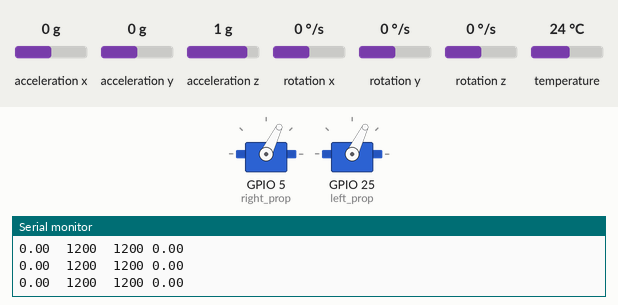
Recording of a sketch running on a simulated ESP32. On the bench: 2 × servo, the last lines printed to the serial monitor. Inputs (shaded band) come from the test bench; at power-on: acceleration x 0 g, acceleration z 1 g, acceleration y 0 g, rotation x 0 °/s, rotation y 0 °/s, rotation z 0 °/s, temperature 24 °C.

Above: at 8.2 s.
8.3 s: acceleration x set to -1.4 g
At 9.3 s:
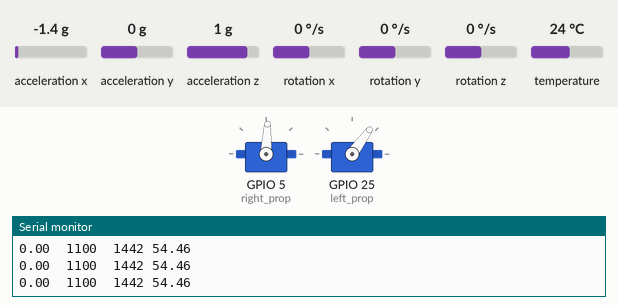
9.8 s: acceleration z set to 0 g
At 10.4 s:
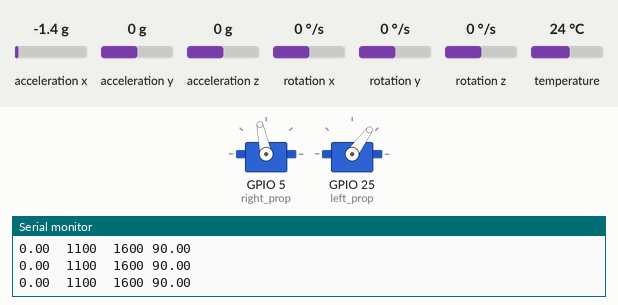
11.3 s: acceleration x set to 0.8 g
At 12.5 s:
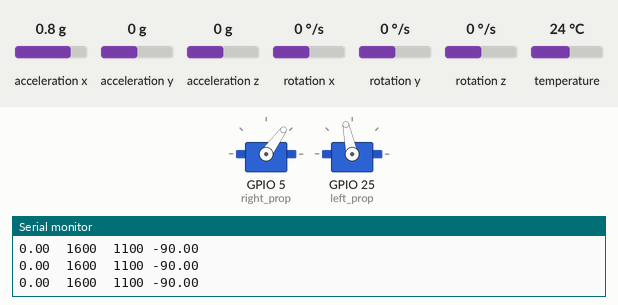
12.8 s: acceleration y set to -1.4 g
At 13.9 s:
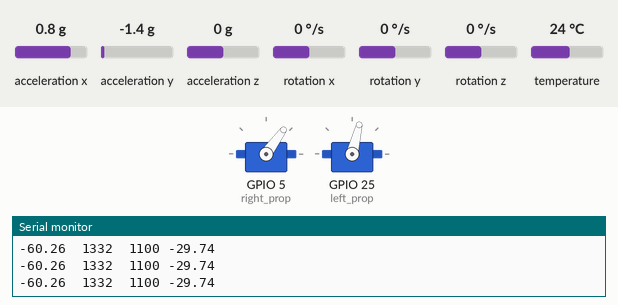
14.3 s: acceleration y set to -0.8 g
At 15.0 s:
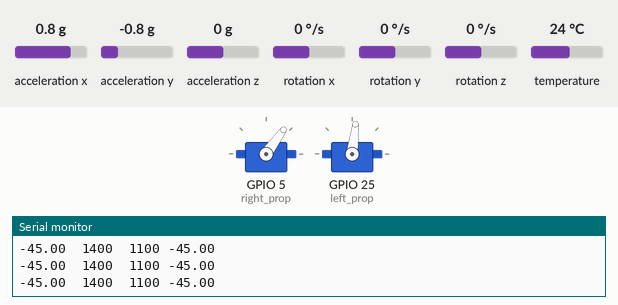
15.8 s: acceleration x set to 0 g
At 16.1 s:
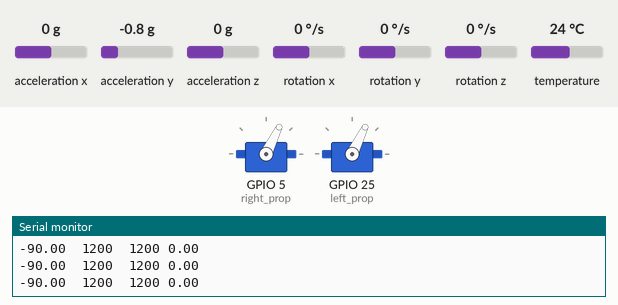
Timing chart, 0 to 18.3 s (numbered marks = the images above; inputs shaded):
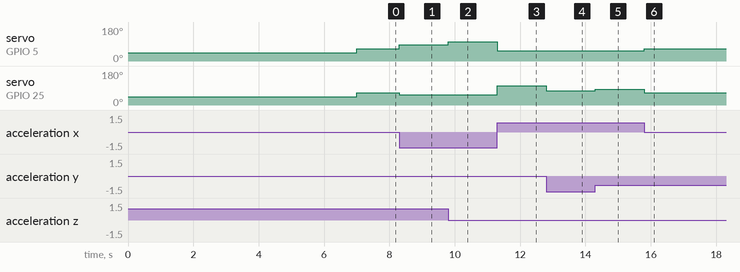

Measured:
- after the input at 8.3 s, servo on GPIO 5 (right_prop): 64° → 87° at once; servo on GPIO 25 (left_prop): 64° → 54° at once
- after the input at 9.8 s, servo on GPIO 5 (right_prop): 87° → 102° at once
- after the input at 11.3 s, servo on GPIO 5 (right_prop): 102° → 54° at once; servo on GPIO 25 (left_prop): 54° → 102° at once
- after the input at 12.8 s, servo on GPIO 25 (left_prop): 102° → 76° at once
- after the input at 14.3 s, servo on GPIO 25 (left_prop): 76° → 83° at once
- after the input at 15.8 s, servo on GPIO 5 (right_prop): 54° → 64° at once; servo on GPIO 25 (left_prop): 83° → 64° at once

The sketch:

PID.ino
```cpp
#include <Adafruit_MPU6050.h>
// #include <Adafruit_Sensor.h>
#include <Wire.h>
#include <ESP32Servo.h>

#define MPU6050_ADDRESS 0x68 // Địa chỉ I2C của cảm biến MPU6050

Servo right_prop; // Khai báo đối tượng Servo cho cánh quạt phải
Servo left_prop; // Khai báo đối tượng Servo cho cánh quạt trái
Adafruit_MPU6050 mpu;  // Khai báo đối tượng cảm biến MPU6050

float Total_angle[2]; // Mảng để lưu góc đo được từ cảm biến
float desired_angle = 0; // Góc mong muốn (góc đích)

unsigned long startMillis;  // Thời gian bắt đầu
float elapsedTime, current_time, timePrev; // Thời gian đã trôi qua, thời gian hiện tại, và thời gian trước đó

float PID, error, previous_error;   // Giá trị PID, lỗi hiện tại và lỗi trước đó
int pwmLeft, pwmRight; // Giá trị PWM cho cánh quạt trái và phải
float pid_p = 0;
float pid_i = 0;
float pid_d = 0;
double kp = 4.45;   // Hệ số P của bộ điều khiển PID
double ki = 0.0075;   // Hệ số I của bộ điều khiển PID
double kd = 2.65; // Hệ số D của bộ điều khiển PID
double throttle = 1200;   // Giá trị ga (throttle)
float rad_to_deg = 180 / 3.141592654;   // Hệ số chuyển đổi từ radian sang độ

void setup() {
  Serial.begin(115200);  // Khởi động Serial với tốc độ 115200 baud
  right_prop.attach(5);   // Gán chân GPIO 5 cho servo cánh quạt phải
  left_prop.attach(25);   // Gán chân GPIO 25 cho servo cánh quạt trái
  left_prop.writeMicroseconds(1000);   // Đặt giá trị ban đầu cho servo trái
  right_prop.writeMicroseconds(1000);  // Đặt giá trị ban đầu cho servo phải
  delay(7000);   // Chờ 7 giây
  mpu.begin(MPU6050_ADDRESS, &Wire);   // Khởi động cảm biến MPU6050
}

void loop() {
  timePrev = millis();   // Lưu lại thời gian hiện tại
  current_time = millis();  // Cập nhật thời gian hiện tại
  elapsedTime = (current_time - timePrev) / 1000;   // Tính toán thời gian đã trôi qua


// Nếu đã trôi qua 50ms, in ra giá trị góc và PWM
  if (millis() - startMillis >= 50) {
    Serial.print(Total_angle[0]);
    Serial.print("  ");
    Serial.print(pwmLeft);
    Serial.print("  ");
    Serial.print(pwmRight);
    Serial.print(" ");
    Serial.print(error);
    Serial.println("  ");
    startMillis = millis();  // Cập nhật thời gian bắt đầu
  }

  sensors_event_t accel, gyro, temp;  // Khai báo các biến để lưu giá trị đo được từ cảm biến
  mpu.getEvent(&accel, &gyro, &temp);   // Lấy giá trị đo được từ cảm biến


// Tính toán góc dựa trên giá trị gia tốc đo được
  Total_angle[0] = atan(accel.acceleration.y / sqrt(pow(accel.acceleration.x, 2) + pow(accel.acceleration.z, 2))) * rad_to_deg;
  Total_angle[1] = atan(-1 * accel.acceleration.x / sqrt(pow(accel.acceleration.y, 2) + pow(accel.acceleration.z, 2))) * rad_to_deg;
  error = Total_angle[1] - desired_angle;  // Tính toán lỗi (góc đo được - góc mong muốn)

  pid_p = kp * error;  // Tính toán thành phần P của PID

// Tính toán thành phần I của PID nếu lỗi trong khoảng -2.5 đến 2.5

  if (-2.5 < error && error < 2.5) {
    pid_i += ki * error;
    pid_i = constrain(pid_i, -500, 500);  // Giới hạn giá trị pid_i trong khoảng -500 đến 500
  }

// Tính toán thành phần D của PID

  if (elapsedTime != 0) {
    pid_d = kd * ((error - previous_error) / elapsedTime);
  } else {
    // Xử lý khi elapsedTime bằng 0, ví dụ gán giá trị mặc định cho pid_d
    pid_d = 0;
  }

  PID = pid_p + pid_i + pid_d;  // Tính toán tổng giá trị PID
  PID = constrain(PID, -1000, 1000);  // Giới hạn giá trị PID trong khoảng -1000 đến 1000

  pwmRight = throttle + PID;  // Tính toán giá trị PWM cho cánh quạt phải
  pwmLeft = throttle - PID;  // Tính toán giá trị PWM cho cánh quạt trái

  pwmLeft = constrain(pwmLeft, 1100, 1600);  // Giới hạn giá trị PWM cho cánh quạt trái trong khoảng 1100 đến 1600
  pwmRight = constrain(pwmRight, 1100, 1600);  // Giới hạn giá trị PWM cho cánh quạt phải trong khoảng 1100 đến 1600

  left_prop.writeMicroseconds(pwmLeft);  // Gửi giá trị PWM tới servo trái
  right_prop.writeMicroseconds(pwmRight);  // Gửi giá trị PWM tới servo phải
  previous_error = error;  // Cập nhật lỗi trước đó
}
```
